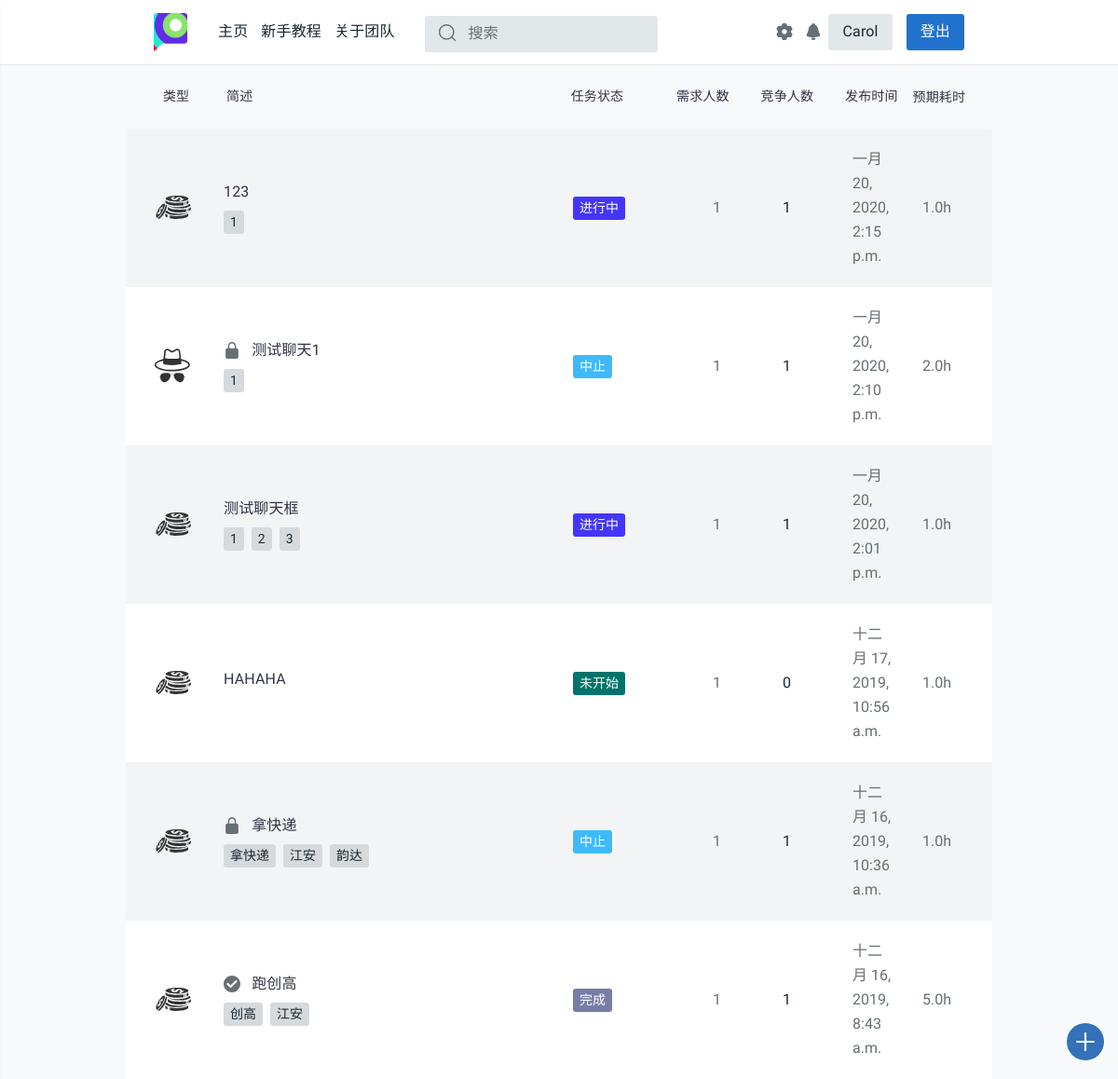
The app's page / (signed in) with its own data.
### task_platform/models.py (models this page shows, shortened)
class Task(models.Model):
    state = (('未开始', 'waitting'), ('进行中', 'processing'), ('中止', 'abort'),
             ('撤销', 'revoke'), ('超时', 'timeout'), ('完成', 'completed'))
    publisher = models.CharField(max_length=128)
    pub_time = models.DateTimeField(auto_now_add=True)
    begin_time = models.DateTimeField(null=True, blank=True)
    end_time = models.DateTimeField(null=True, blank=True)
    people_needed = models.IntegerField(default=1)
    people_now = models.IntegerField(default=0)
    expected_time_consuming = models.DecimalField(
        max_digits=12, decimal_places=1, default=0.0)
    task_description = models.CharField(max_length=50, default="None")
    task_detail = RichTextUploadingField(default='None')
    task_state = models.CharField(max_length=32, choices=state, default='未开始')
    task_class = models.CharField(max_length=48, default='赏金模式')
    class Meta:
        ordering = ['pub_time']
        verbose_name = '任务'
        verbose_name_plural = '任务'

class Task_tags(models.Model):
    sig_tag = models.CharField(max_length=20, default="None")
    task_id = models.IntegerField(default="0")
    def __str__(self):
        return self.sig_tag
    class Meta:
        verbose_name = "任务标签"
        verbose_name_plural = "任务标签"

### task_platform/views.py (the view)
# urls.py: path('', views.index, name='index'),
def index(request):
    username = request.session.get('user_name', None)
    tag_list = []
    if username:
        user = User.objects.get(name=username)
        student_id = user.stu_id
        phone = user.phone
        dept = user.dept
        notice_room = '/chatroom/{}'.format(get_notice_room_id(username))
        notice_num = chatinfo_num(username)
        if user.dept == 'None':
            dept = '暂无信息'
        if request.method == 'POST':
            sl_message = self_settings(request, user)
    finder = {
        '未开始': '9', '进行中': '2',
        '中止': '3', '撤销': '3',
        '超时': '3', '完成': '4'
    }
    latest_task_list = Task.objects.order_by('-pub_time')
    for task in latest_task_list:
        color = 'tt-color0{} tt-badge'.format(finder[task.task_state])
        tag_list.append((task, color,
             Task_tags.objects.filter(task_id=task.id).order_by('sig_tag')))
    return render(request, 'task_platform/index.html', locals())

### task_platform/tools.py (called while the page is built)
@csrf_exempt
def get_notice_room_id(username):
    md5 = hashlib.md5()
    md5.update(username.encode())
    return md5.hexdigest()

def chatinfo_num(username):
    withs = Withdraw.objects.filter(username=username, state='完成', noticed=False)
    for each_with in withs:
        send_notice(username, '恭喜您，您于{}发起的提现{}元的请求已经接受，请查看您支付宝余额，如果有问题请联系platform_office@163.com。'.format(each_with.start_time.strftime('%Y-%m-%d %M:%H:%S'), each_with.money))
        each_with.noticed = True
        each_with.save()
    chatnum = ChatVision.objects.filter(username=username, has_seen=False).count()
    return chatnum

### task_platform/templates/task_platform/index.html (shortened to what this page needs)
{% extends 'task_platform/base.html' %}
{% load staticfiles %}
{% block content %}
<main id="tt-pageContent" class="tt-offset-small">
  <div class="container">
    <div class="tt-topic-list">
      <div class="tt-list-header" style="background-color:#f8f9fb">
        <div class="tt-col-value" style="width: 17%;"><center>类型</center></div>
        <div class="tt-col-category" style="width: 90%">简述</div>
        <div class="tt-col-category" style="width: 30%;padding-left:5.5%">任务状态</div>
        <div class="tt-col-value hide-mobile" style="width: 20%;padding-left:2%">需求人数</div>
        <div class="tt-col-value hide-mobile" style="width: 20%;padding-left:2%">竞争人数</div>
        <div class="tt-col-value hide-mobile" style="width: 20%;padding-left:2%">发布时间</div>
        <div class="tt-col-value" style="width: 20%;padding:0%">预期耗时</div>
      </div>
      {% if tag_list %}
      {% for task, color, tags in tag_list %}
      <div class="tt-item" style="">
        <div class="tt-col-avatar">
          {% if task.task_class == "赏金模式" %}
          <svg class="tt-icon">
            <use xlink:href="#bounty"></use>
          </svg>
          {% else %}
          <svg class="tt-icon">
            <use xlink:href="#hunter"></use>
          </svg>
          {% endif %}
        </div>
        <div class="tt-col-description">
          <h6 class="tt-title"><a href="{% url 'detail' task.id %}" name="taskdesc">
              {% if task.task_state == "完成" %}
                <svg class="tt-icon">
                  <use xlink:href="#icon-verified"></use>
                </svg>
              {% elif task.task_state == "中止" or task.task_state == "撤销" or task.task_state == "超时" %}
                <svg class="tt-icon">
                  <use xlink:href="#icon-locked"></use>
                </svg>
              {% endif %}
              {{ task.task_description }}
                        </a></h6>
          <div class="row align-items-center no-gutters">
            <div class="col-11">
              <ul class="tt-list-badge">
                {% for tag in tags %}
                <li><a><span class="tt-badge">{{ tag }}</span></a></li>
                {% endfor%}
              </ul>
            </div>
            </div>
          </div>
          <div class="tt-col-category"><span class="{{ color }}">{{ task.task_state }}</span></div>
          <div class="tt-col-value hide-mobile">{{ task.people_needed }}</div>
          <div class="tt-col-value tt-color-select hide-mobile">{{ task.people_now }}</div>
          <div class="tt-col-value hide-mobile">{{ task.pub_time }}</div>
          <div class="tt-col-value hide-mobile"> {{ task.expected_time_consuming }}h </div>
          </div>
          {% endfor %}
                {% endif %}
              </div>
            </div>
</main>
{% endblock %}

### records on screen
Task: task_class "赏金模式" (drawn), task_description "123", task_state "进行中", people_needed "1", people_now "1", pub_time "一月 20, 2020, 2:15 p.m.", expected_time_consuming "1.0"
Task_tags: sig_tag "1"
Task: task_class "猎人模式" (drawn), task_description "测试聊天1", task_state "中止", people_needed "1", people_now "1", pub_time "一月 20, 2020, 2:10 p.m.", expected_time_consuming "2.0"
Task_tags: sig_tag "1"
Task: task_class "赏金模式" (drawn), task_description "测试聊天框", task_state "进行中", people_needed "1", people_now "1", pub_time "一月 20, 2020, 2:01 p.m.", expected_time_consuming "1.0"
Task_tags: sig_tag "1"
Task_tags: sig_tag "2"
Task_tags: sig_tag "3"
Task: task_class "赏金模式" (drawn), task_description "HAHAHA", task_state "未开始", people_needed "1", people_now "0", pub_time "十二月 17, 2019, 10:56 a.m.", expected_time_consuming "1.0"
Task: task_class "赏金模式" (drawn), task_description "拿快递", task_state "中止", people_needed "1", people_now "1", pub_time "十二月 16, 2019, 10:36 a.m.", expected_time_consuming "1.0"
Task_tags: sig_tag "拿快递"
Task_tags: sig_tag "江安"
Task_tags: sig_tag "韵达"
Task: task_class "赏金模式" (drawn), task_description "跑创高", task_state "完成", people_needed "1", people_now "1", pub_time "十二月 16, 2019, 8:43 a.m.", expected_time_consuming "5.0"
Task_tags: sig_tag "创高"
Task_tags: sig_tag "江安"

### other values on screen
{{ request.session.user_name }} "Carol"
